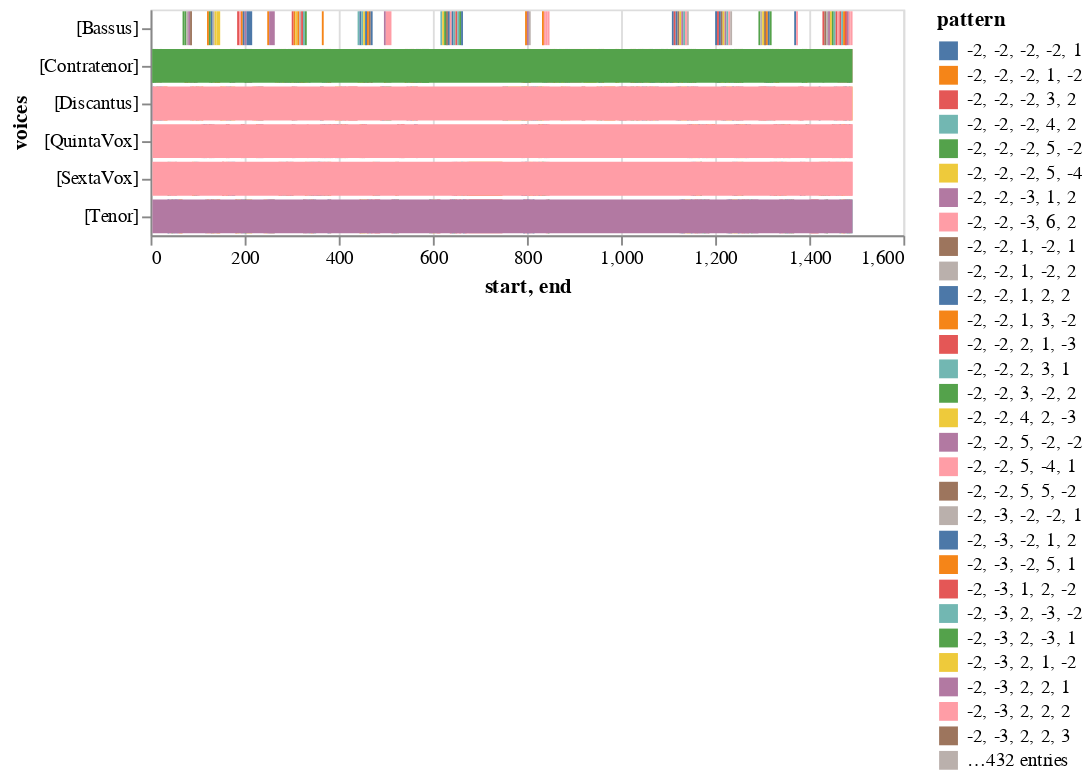

The notebook cell this image was saved under:
### Code cell
viz.plot_ngrams_heatmap(mel_ngrams)

### Figure 1 — Vega-Lite specification as saved in the notebook (floating-point values rounded to 4 significant figures; data arrays with more than 128 entries replaced by an {"elided": "..."} marker saying what was removed)
{"config": {"view": {"continuousWidth": 400, "continuousHeight": 300}}, "data": {"name": "data-54486d45e8e328f1caceb979ad73a034"}, "mark": "bar", "encoding": {"color": {"type": "nominal", "field": "pattern"}, "x": {"type": "quantitative", "field": "start"}, "x2": {"field": "end"}, "y": {"type": "nominal", "field": "voices"}}, "$schema": "https://vega.github.io/schema/vega-lite/v4.8.1.json", "datasets": {"data-54486d45e8e328f1caceb979ad73a034": {"elided": "740 records"}}}
